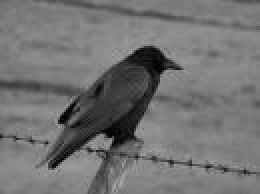
#> input picture DIVP/Images/crow.jpg, 130 x 97 px, found by its file name (shown 2 times larger)
$ python contrast.py
#> lines starting #> are read from the running program, lines starting #| are printed output that depends on the picture
#> further down, img is the input picture: shape (97, 130); min 0, max 171, mean 114.6
import cv2
import numpy as np
from matplotlib import pyplot as plt
# Function to map each intensity level to output intensity level.
def stretch(img, r1, s1, r2, s2):
#> called with r1 = 70, s1 = 0, r2 = 140, s2 = 255
    height,width=img.shape
#> height = 97; width = 130
    img1 = np.zeros((height,width),dtype = 'uint8')
    for i in range(width):
        for j in range(height):
            if (img[j,i] <= r1):
                img1[j,i] = (s1 / r1)*img[j,i]
            elif (r1 < img[j,i] and img[j,i] <= r2):
                img1[j,i] = ((s2 - s1)/(r2 - r1)) * (img[j,i] - r1) + s1
            else:
                img1[j,i] = ((255 - s2)/(255 - r2)) * (img[j,i] - r2) + s2
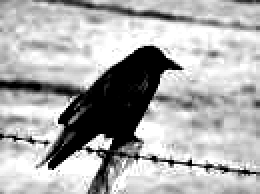
#> img1: shape (97, 130) (shown 2 times larger); min 0, max 255, mean 172.7
    img1 = np.array(img1, dtype = np.uint8)
    return img1

# Open the image.
img = cv2.imread('Images/crow.jpg',0)

# Define parameters.
r1 = 70
s1 = 0
r2 = 140
s2 = 255

img2 = stretch(img,r1,s1,r2,s2)

plt.subplot(2, 2, 1),plt.imshow(img, 'gray'),plt.title('Original Image')
plt.subplot(2, 2, 2),plt.imshow(img2, 'gray'),plt.title('Contrast Stretched Image')
plt.subplot(2, 2, 3), plt.hist(img.ravel(),256,[0,256]),plt.title('Histogram of Original Image')
plt.subplot(2, 2, 4), plt.hist(img2.ravel(),256,[0,256]),plt.title('Histogram of Contrast Stretched Image')
plt.show()
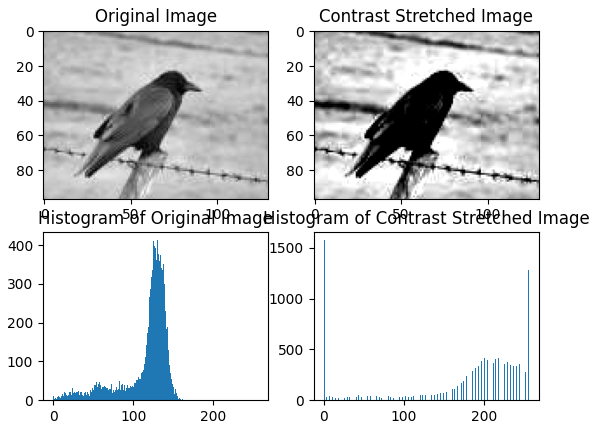
#> figure drawn by matplotlib, 4 panels; panel 3: tallest bar 413 high, from x = 130 to 131; panel 4: tallest bar 1576 high, from x = 0 to 1
